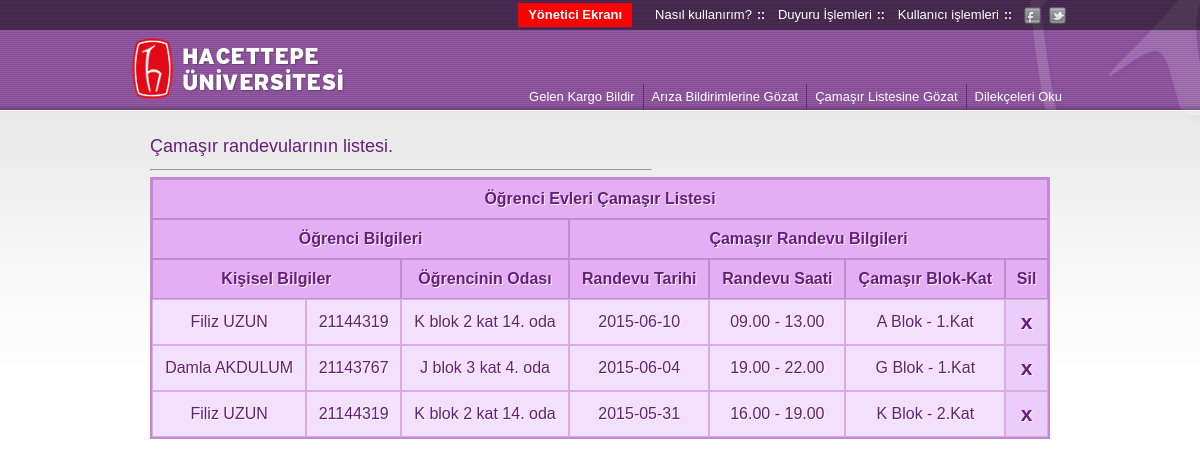
/camasirsirakontrol.php (signed in), run on an earlier commit of the app's database.
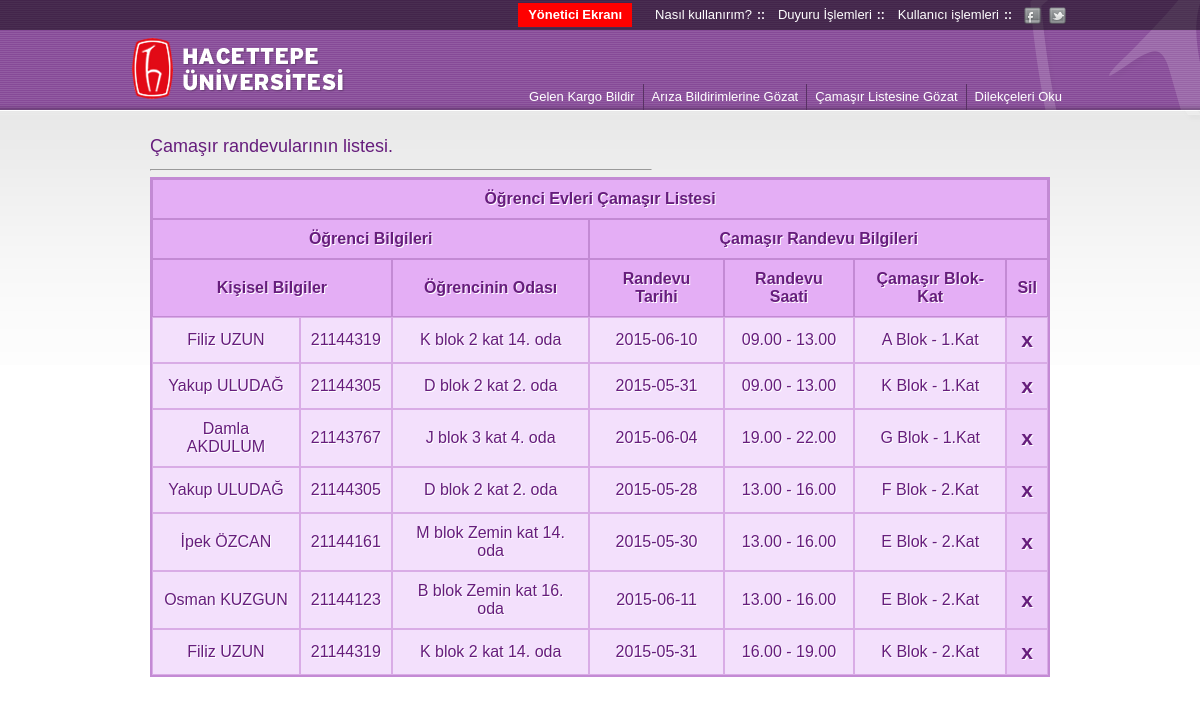
And on a later commit of the database.
### tables this page shows
CREATE TABLE IF NOT EXISTS `cmsiraal` (
  `cmsrogrno` int(8) NOT NULL,
  `cmsrblok` varchar(10) NOT NULL,
  `cmsrkat` varchar(10) NOT NULL,
  `cmsrtarihi` date NOT NULL,
  `cmsrsaati` varchar(15) NOT NULL,
  `cmsrINCREMENT` int(11) NOT NULL AUTO_INCREMENT,
  PRIMARY KEY (`cmsrINCREMENT`)
);

CREATE TABLE IF NOT EXISTS `users` (
  `adsoyad` varchar(60) NOT NULL,
  `numara` int(8) NOT NULL,
  `sifre` varchar(15) NOT NULL,
  `eposta` varchar(40) NOT NULL,
  `telefon` varchar(15) NOT NULL,
  `blok` varchar(6) NOT NULL,
  `kat` int(1) NOT NULL,
  `oda` int(2) NOT NULL,
  `cinsiyet` varchar(5) NOT NULL,
  `fotograf` varchar(120) NOT NULL,
  `hakkinda` varchar(500) DEFAULT NULL,
  `konum` varchar(8) NOT NULL,
  PRIMARY KEY (`numara`)
);

### camasirsirakontrol.php (the view, shortened to what this page needs)
<?php include 'inc/head.php';?>
<body>
    <?php include 'inc/banner-menu-yonetici.php'; ?>
    <div class="kapsul">
       <h1 class="h1Tag">Çamaşır randevularının listesi.</h1>
       <hr class="cetvel" />
            <?php
            $sql = "SELECT * FROM cmsiraal";
            $query = mysql_query($sql);
            $randevuSayisi = mysql_num_rows($query);
        ?>
        <?php
            if($randevuSayisi > 0){
                $tableHeader = "<table class='camasirTablosu' cellspacing='0'>
                            <thead><tr><th colspan='7'>Öğrenci Evleri Çamaşır Listesi</th></tr><tr>
                                <th colspan='3'>Öğrenci Bilgileri</th>
                                <th colspan='4'>Çamaşır Randevu Bilgileri</th>
                                </tr><tr>
                                <th colspan='2'>Kişisel Bilgiler</th>
                                <th>Öğrencinin Odası</th>
                                <th>Randevu Tarihi</th>
                                <th>Randevu Saati</th>
                                <th>Çamaşır Blok-Kat</th>
                                <th>Sil</th>
                                </tr></thead><tbody>";
                $tableFooter = "</tbody></table>";
                $sql = "SELECT * FROM cmsiraal JOIN users ON users.numara = cmsiraal.cmsrogrno ORDER BY cmsiraal.cmsrkat ASC , cmsiraal.cmsrsaati ASC";
                $query = mysql_query($sql);
                echo $tableHeader;
                while($record =  mysql_fetch_assoc($query)) {
                    $record["kat"] = $record["kat"] == "0" ? "Zemin": $record["kat"];
                    echo "<tr><td  class='randevusaati rezerve boldd'>$record[adsoyad] <span class='tooltip'><strong>E-posta:</strong> $record[eposta]<br/><strong>Telefon Numarası:</strong> $record[telefon]</span> </td><td class='randevusaati rezerve boldd'>$record[numara]</td><td class='randevusaati rezerve boldd'>$record[blok] blok $record[kat] kat $record[oda]. oda</td><td class='randevusaati rezerve boldd'>$record[cmsrtarihi]</td><td class='randevusaati rezerve boldd'>$record[cmsrsaati]</td><td class='randevusaati rezerve boldd'>$record[cmsrblok] Blok - $record[cmsrkat].Kat</td><td class='randevusaati musait silbtn'><a class='aryudelete' href='?silcmsr=$record[cmsrINCREMENT]'>x</a></td></tr>";
                }
                echo $tableFooter;
            }  else {
                echo '<h2 class="h2Tag">Çamaşır Randevusu Bulunmuyor.</h2>';
            }
        ?>
    </div>
</body>
</html>

What changed in the data, as far as the page shows it:
added cmsiraal: users.adsoyad "Yakup ULUDAĞ", users.numara "21144305", users.blok "D", users.kat "2", users.oda "2", cmsrtarihi "2015-05-31", cmsrsaati "09.00 - 13.00", cmsrblok "K", cmsrkat "1"
added cmsiraal: users.adsoyad "Yakup ULUDAĞ", users.numara "21144305", users.blok "D", users.kat "2", users.oda "2", cmsrtarihi "2015-05-28", cmsrsaati "13.00 - 16.00", cmsrblok "F", cmsrkat "2"
added cmsiraal: users.adsoyad "İpek ÖZCAN", users.numara "21144161", users.blok "M", record "Zemin", users.oda "14", cmsrtarihi "2015-05-30", cmsrsaati "13.00 - 16.00", cmsrblok "E", cmsrkat "2"
added cmsiraal: users.adsoyad "Osman KUZGUN", users.numara "21144123", users.blok "B", record "Zemin", users.oda "16", cmsrtarihi "2015-06-11", cmsrsaati "13.00 - 16.00", cmsrblok "E", cmsrkat "2"
